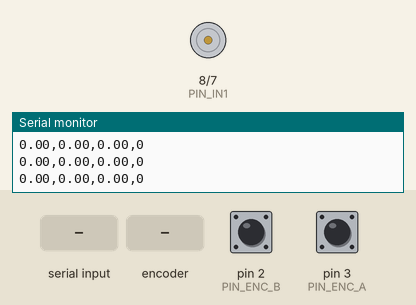
The sketch below on a simulated Arduino Uno, built with avr-gcc and run on an emulated ATmega328P. Shown: motor-driver pin pairs drawn as motors (green arrow = first pin HIGH = forward, orange = second pin HIGH = backward, longer = more drive, scaled by the enable pin), the last lines printed to the serial monitor. The inputs (shaded band) are chosen by the test bench; at power-on: pin 2 (PIN_ENC_B) HIGH, pin 3 (PIN_ENC_A) HIGH.

Above: at 1.2 s.
1.3 s: "30,150,10\n" received over Serial
At 1.45 s:
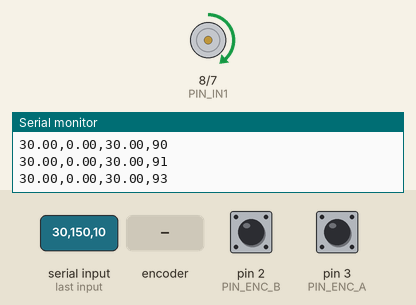
At 3.0 s:
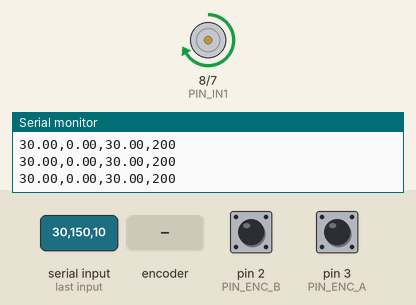
3.8 s: "5\n" received over Serial
6.8 s: rotary encoder on pin 3 (PIN_ENC_A) / pin 2 (PIN_ENC_B) turned 3 steps (first pin leading)
8.9 s: "0\n" received over Serial
At 10.94 s:
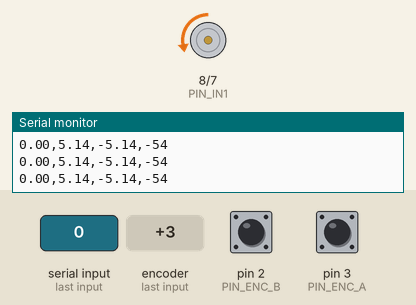
11.9 s: "P90\n" received over Serial
At 12.7 s:
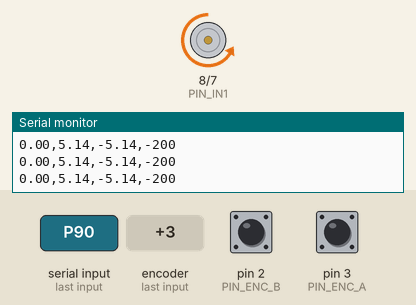
13.4 s: "P,45\n" received over Serial
Timing chart, 0 to 17.4 s (numbered marks = the images above; inputs shaded):
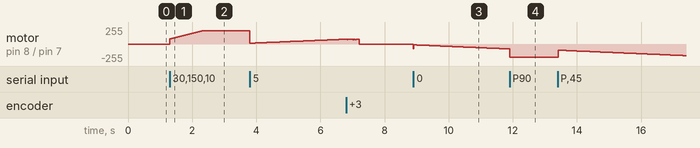

Measured:
- after the input at 1.3 s, motor on pin 8 (PIN_IN1) / pin 7 (PIN_IN2): moves from stopped to forward 200/255 over 1.0 s, starting at once

The sketch:

pid.ino
```cpp
// ---- Pinos --------------------------------------------------
#define PIN_ENA     9
#define PIN_IN1     8
#define PIN_IN2     7
#define PIN_ENC_A   3    // INT1
#define PIN_ENC_B   2    // INT0

// ---- Encoder ------------------------------------------------
#define PULSOS_POR_REV   840
#define GRAUS_POR_PULSO  (360.0f / PULSOS_POR_REV)

// Rejeicao de ruido
#define REJEITA_RUIDO_US   150

// ---- Ganhos PID ---------------------------------------------
float Kp = 2.5f;
float Ki = 4.0f;
float Kd = 0.08f;

// ---- Anti-windup ----------------------------------------------
#define INTEGRAL_MAX   200.0f
#define INTEGRAL_MIN  -200.0f

// ---- Saturacao do atuador -----------------------------------
#define PWM_MAX   200
#define PWM_MIN     0

// ---- Tempo de amostragem ------------------------------------
#define TS_MS   10       // 10 ms = 100 Hz

// ---- Zona morta ------------
#define ZONA_MORTA   1.5f   // graus

// ---- Variaveis globais --------------------------------------
volatile long  pulsos        = 0;
volatile int   ultimoA       = 0;
volatile unsigned long ultimaTransicaoUs = 0;

float setpoint          = 0.0f;
float posicao            = 0.0f;
float posicaoAnteriorBruta = 0.0f;
float erro               = 0.0f;
float medicaoAnterior     = 0.0f;
float integral            = 0.0f;
float saidaPID            = 0.0f;

unsigned long tAnterior = 0;

//  INTERRUPCOES DO ENCODER
void ISR_A() {
  unsigned long agoraUs = micros();
  if (agoraUs - ultimaTransicaoUs < REJEITA_RUIDO_US) return;
  ultimaTransicaoUs = agoraUs;

  int a = digitalRead(PIN_ENC_A);
  int b = digitalRead(PIN_ENC_B);
  if (a != ultimoA) {
    pulsos += (b != a) ? 1 : -1;
  }
  ultimoA = a;
}

void ISR_B() {
  unsigned long agoraUs = micros();
  if (agoraUs - ultimaTransicaoUs < REJEITA_RUIDO_US) return;
  ultimaTransicaoUs = agoraUs;

  int a = digitalRead(PIN_ENC_A);
  int b = digitalRead(PIN_ENC_B);
  pulsos += (a == b) ? 1 : -1;
}

//  ACIONAR MOTOR
void acionarMotor(int pwm) {
  pwm = constrain(pwm, -PWM_MAX, PWM_MAX);
  if (pwm > 0) {
    digitalWrite(PIN_IN1, HIGH);
    digitalWrite(PIN_IN2, LOW);
    analogWrite(PIN_ENA, pwm);
  } else if (pwm < 0) {
    digitalWrite(PIN_IN1, LOW);
    digitalWrite(PIN_IN2, HIGH);
    analogWrite(PIN_ENA, -pwm);
  } else {
    digitalWrite(PIN_IN1, LOW);
    digitalWrite(PIN_IN2, LOW);
    analogWrite(PIN_ENA, 0);
  }
}

//  FILTRO DE MEDIANA
float medianaTres(float a, float b, float c) {
  if (a > b) { float t = a; a = b; b = t; }
  if (b > c) { float t = b; b = c; c = t; }
  if (a > b) { float t = a; a = b; b = t; }
  return b;
}

//  CALCULO PID
float calcularPID(float ref, float med, float dt) {
  erro = ref - med;

  if (fabsf(erro) < ZONA_MORTA) {
    integral = 0.0f;
    return 0.0f;
  }

  float P = Kp * erro;

  integral += erro * dt;
  integral  = constrain(integral, INTEGRAL_MIN, INTEGRAL_MAX);
  float I   = Ki * integral;

  float D = -Kd * (med - medicaoAnterior) / dt;

  medicaoAnterior = med;
  return P + I + D;
}

void setup() {
  Serial.begin(115200);

  pinMode(PIN_ENA, OUTPUT);
  pinMode(PIN_IN1, OUTPUT);
  pinMode(PIN_IN2, OUTPUT);
  pinMode(PIN_ENC_A, INPUT_PULLUP);
  pinMode(PIN_ENC_B, INPUT_PULLUP);

  attachInterrupt(digitalPinToInterrupt(PIN_ENC_A), ISR_A, CHANGE);
  attachInterrupt(digitalPinToInterrupt(PIN_ENC_B), ISR_B, CHANGE);

  ultimoA = digitalRead(PIN_ENC_A);

  Serial.println("Setpoint,Posicao,Erro,PWM");
  Serial.println("# Firmware v3 - sem potenciometro, sem capacitor externo");
  Serial.println("# Envie um numero (graus) para mover, ou STATUS / DIST / R");

  tAnterior = millis();
}

void loop() {
  unsigned long agora = millis();
  float dt = (agora - tAnterior) / 1000.0f;

  if (dt >= (TS_MS / 1000.0f)) {
    tAnterior = agora;

    // 1. Leitura do encoder (secao critica)
    long pLocal;
    noInterrupts();
    pLocal = pulsos;
    interrupts();

    float posicaoBruta = pLocal * GRAUS_POR_PULSO;

    // 2. Filtro de mediana de 3 amostras (suaviza ruido sem
    //    capacitor externo, sem atrasar a resposta como média)
    posicao = medianaTres(posicaoBruta, posicaoAnteriorBruta, posicao);
    posicaoAnteriorBruta = posicaoBruta;

    // 3. Calcula PID (setpoint vem so da serial agora)
    saidaPID = calcularPID(setpoint, posicao, dt);

    // 4. Aciona motor
    int pwmSaida = (int)constrain(saidaPID, -PWM_MAX, PWM_MAX);
    acionarMotor(pwmSaida);

    // 5. Telemetria serial — CSV 115200 baud
    Serial.print(setpoint, 2);  Serial.print(',');
    Serial.print(posicao,  2);  Serial.print(',');
    Serial.print(erro,     2);  Serial.print(',');
    Serial.println(pwmSaida);
  }

  if (Serial.available() > 0) {
    String cmd = Serial.readStringUntil('\n');
    cmd.trim();
    cmd.toUpperCase();

    if (cmd == "R") {
      noInterrupts(); pulsos = 0; interrupts();
      setpoint              = 0.0f;
      integral              = 0.0f;
      medicaoAnterior       = 0.0f;
      posicaoAnteriorBruta  = 0.0f;
      posicao               = 0.0f;
      Serial.println("# RESET executado");

    } else if (cmd == "DIST") {
      float spOrig = setpoint;
      setpoint = spOrig + 30.0f;
      Serial.println("# DISTURBIO aplicado (+30 graus)");
      delay(500);
      setpoint = spOrig;
      Serial.println("# DISTURBIO removido");

    } else if (cmd == "STATUS") {
      Serial.print("# Kp="); Serial.print(Kp, 3);
      Serial.print("  Ki="); Serial.print(Ki, 3);
      Serial.print("  Kd="); Serial.println(Kd, 4);

    } else if (cmd.length() > 1 && cmd[0] == 'P') {
      Kp = cmd.substring(1).toFloat();
      Serial.print("# Kp atualizado: "); Serial.println(Kp, 3);

    } else if (cmd.length() > 1 && cmd[0] == 'I') {
      Ki       = cmd.substring(1).toFloat();
      integral = 0.0f;
      Serial.print("# Ki atualizado: "); Serial.println(Ki, 3);

    } else if (cmd.length() > 1 && cmd[0] == 'D') {
      Kd = cmd.substring(1).toFloat();
      Serial.print("# Kd atualizado: "); Serial.println(Kd, 4);

    } else {
      float sp = cmd.toFloat();
      if (cmd == "0" || sp != 0.0f) {
        setpoint = sp;
        integral = 0.0f;
        Serial.print("# Setpoint: "); Serial.print(setpoint, 1);
        Serial.println(" graus");
      }
    }
  }
}
```
